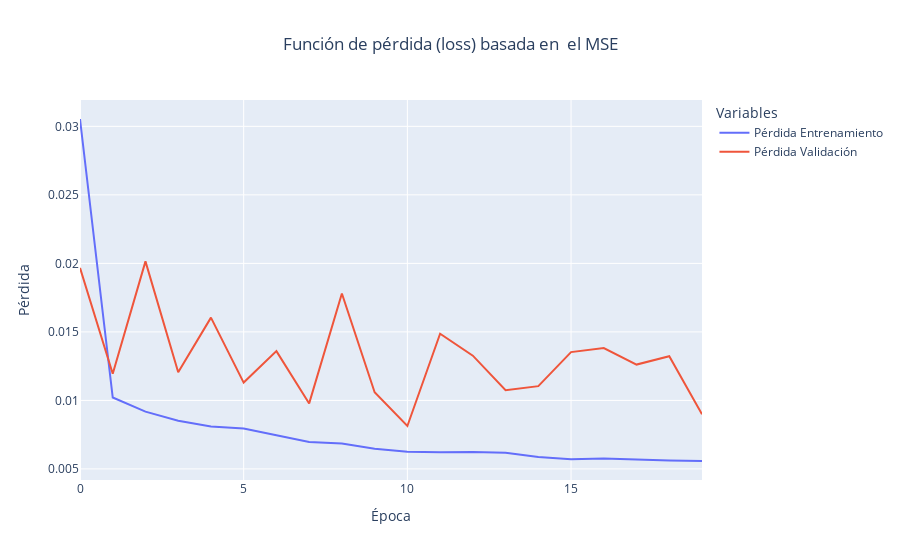

Notebook cell for this chart:
### Code cell
fig = px.line(data_frame=history.history,
        y=['loss', 'val_loss'],
        title='Función de pérdida (loss) basada en el MSE',
        labels={'index': 'Época', 'value': 'Pérdida'},
        )

fig.update_layout(
    title_x=0.5,
    legend_title_text="Variables"
)

fig.for_each_trace(lambda t: t.update(name="Pérdida Entrenamiento" if t.name == "loss" else "Pérdida Validación"))

fig.show()

### Figure 1 — Plotly figure (JSON) as saved in the notebook; plotly's stock layout.template omitted (floating-point values rounded to 4 significant figures)
{"data": [{"hovertemplate": "variable=loss<br>Época=%{x}<br>Pérdida=%{y}<extra></extra>", "legendgroup": "loss", "line": {"color": "#636efa", "dash": "solid"}, "marker": {"symbol": "circle"}, "mode": "lines", "name": "Pérdida Entrenamiento", "orientation": "v", "showlegend": true, "type": "scatter", "x": [0, 1, 2, 3, 4, 5, 6, 7, 8, 9, 10, 11, 12, 13, 14, 15, 16, 17, 18, 19], "xaxis": "x", "y": [0.03054, 0.01021, 0.009179, 0.00852, 0.00809, 0.007945, 0.007454, 0.006972, 0.00685, 0.00648, 0.006251, 0.006211, 0.006238, 0.006174, 0.005868, 0.005706, 0.005761, 0.00568, 0.005612, 0.005579], "yaxis": "y"}, {"hovertemplate": "variable=val_loss<br>Época=%{x}<br>Pérdida=%{y}<extra></extra>", "legendgroup": "val_loss", "line": {"color": "#EF553B", "dash": "solid"}, "marker": {"symbol": "circle"}, "mode": "lines", "name": "Pérdida Validación", "orientation": "v", "showlegend": true, "type": "scatter", "x": [0, 1, 2, 3, 4, 5, 6, 7, 8, 9, 10, 11, 12, 13, 14, 15, 16, 17, 18, 19], "xaxis": "x", "y": [0.01967, 0.01195, 0.02015, 0.01205, 0.01604, 0.0113, 0.0136, 0.009781, 0.0178, 0.0106, 0.008135, 0.01487, 0.01327, 0.01074, 0.01104, 0.01352, 0.01382, 0.01262, 0.01323, 0.008992], "yaxis": "y"}], "layout": {"legend": {"title": {"text": "Variables"}, "tracegroupgap": 0}, "title": {"text": "Función de pérdida (loss) basada en  el MSE", "x": 0.5}, "xaxis": {"anchor": "y", "domain": [0, 1], "title": {"text": "Época"}}, "yaxis": {"anchor": "x", "domain": [0, 1], "title": {"text": "Pérdida"}}}}
